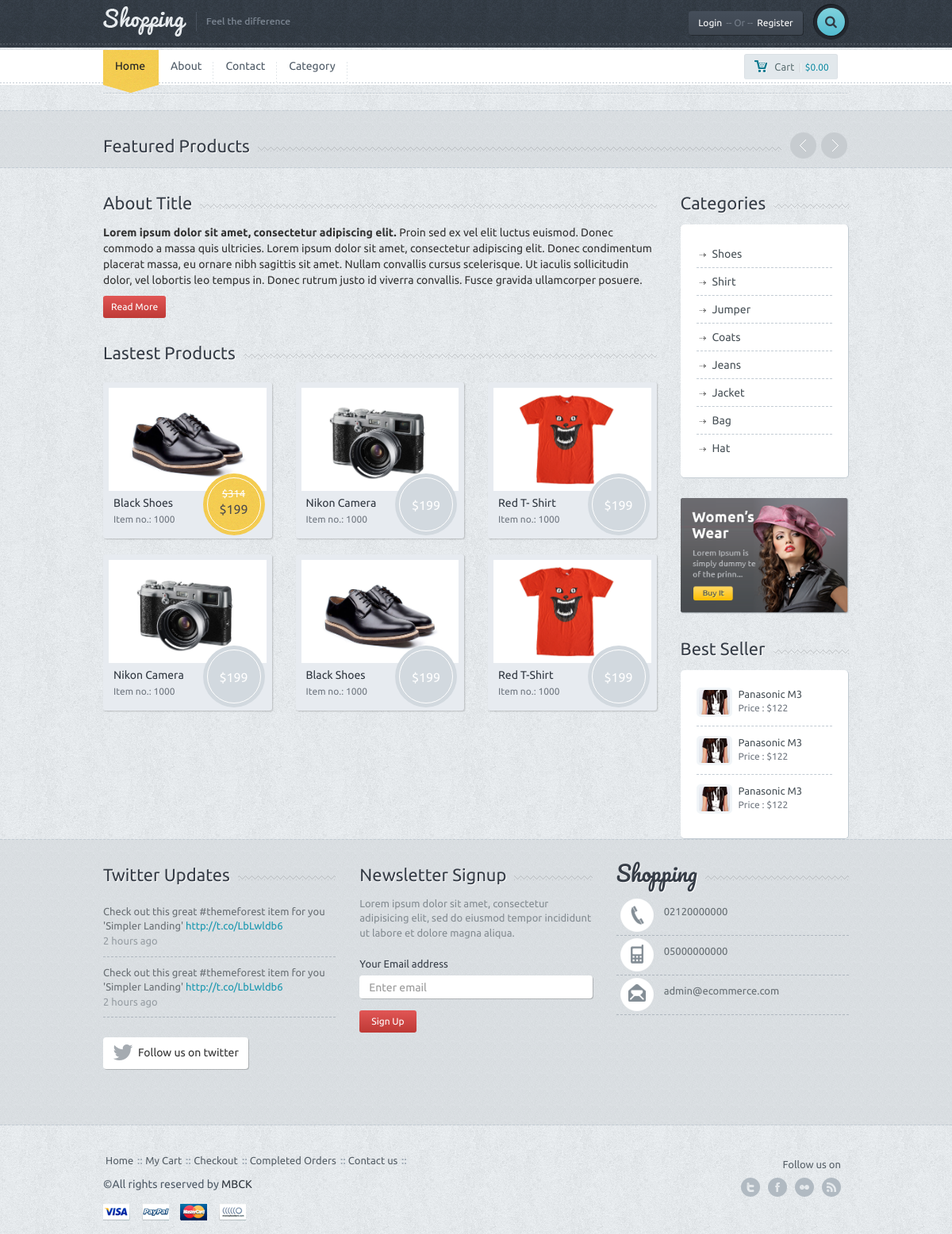
Before: / with the older database file.
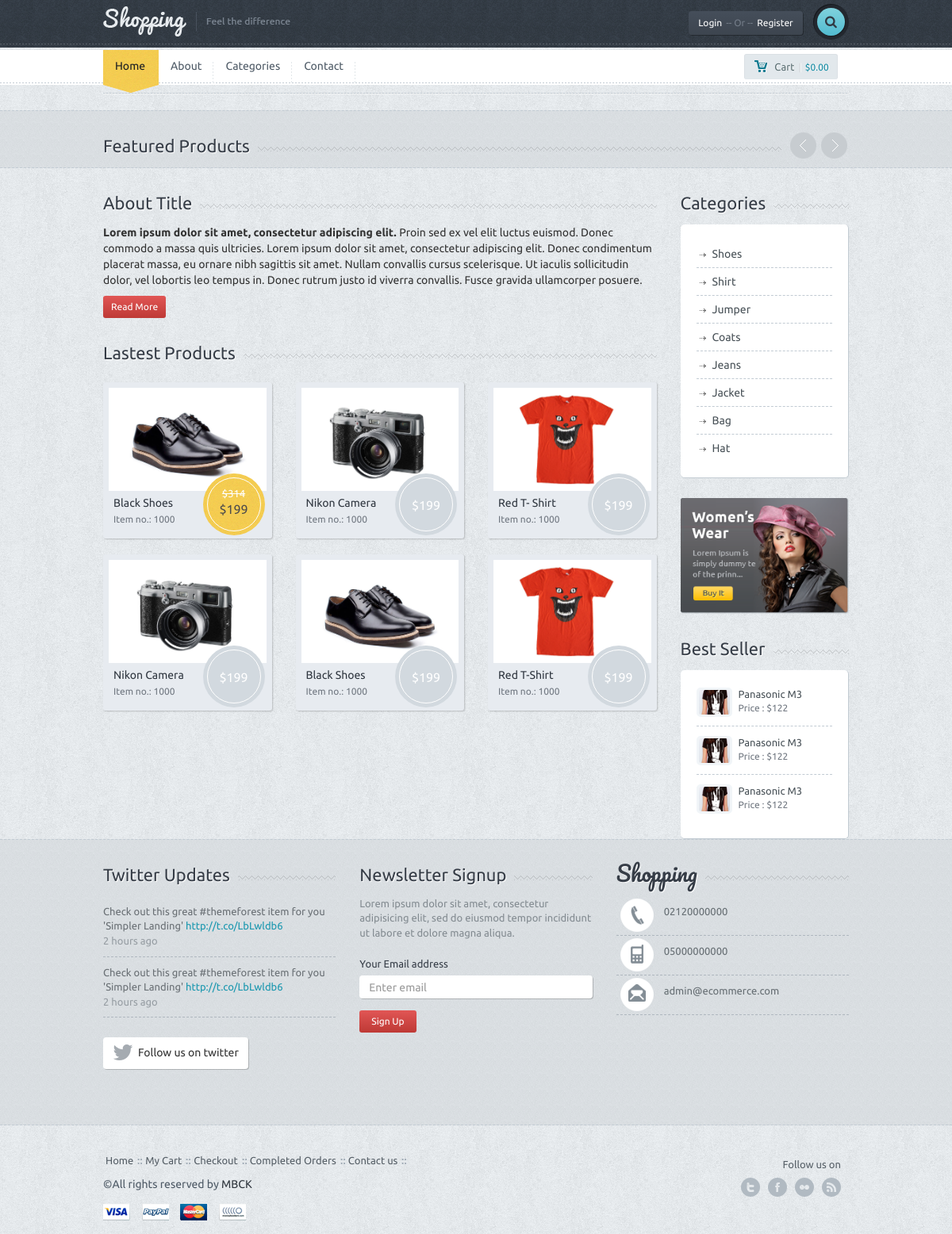
After: the same page with the newer database file.
### tables this page shows
CREATE TABLE `menu` (
  `menu_id` int(11) NOT NULL,
  `menu_top` varchar(50) NOT NULL,
  `menu_name` varchar(100) NOT NULL,
  `menu_detail` text NOT NULL,
  `menu_url` varchar(250) NOT NULL,
  `menu_order` int(2) NOT NULL,
  `menu_status` enum('0','1') NOT NULL,
  `menu_seourl` varchar(250) NOT NULL
);

CREATE TABLE `categories` (
  `category_id` int(11) NOT NULL,
  `category_name` varchar(100) NOT NULL,
  `category_top` int(2) NOT NULL,
  `category_seourl` varchar(250) NOT NULL,
  `category_order` int(2) NOT NULL,
  `category_status` enum('0','1') NOT NULL DEFAULT '1'
);

### admin/production/function.php (called while the page is built, shortened)
<?php
function seo($str, $options = array())
{
    $str = mb_convert_encoding((string)$str, 'UTF-8', mb_list_encodings());
    $defaults = array(
        'delimiter' => '-',
        'limit' => null,
        'lowercase' => true,
        'replacements' => array(),
        'transliterate' => true
    );
    $options = array_merge($defaults, $options);
    $str = preg_replace(array_keys($options['replacements']), $options['replacements'], $str);
    if ($options['transliterate']) {
        $str = str_replace(array_keys($char_map), $char_map, $str);
    }
    $str = preg_replace('/[^\p{L}\p{Nd}]+/u', $options['delimiter'], $str);
    $str = preg_replace('/(' . preg_quote($options['delimiter'], '/') . '){2,}/', '$1', $str);
    $str = mb_substr($str, 0, ($options['limit'] ? $options['limit'] : mb_strlen($str, 'UTF-8')), 'UTF-8');
    $str = trim($str, $options['delimiter']);
    return $options['lowercase'] ? mb_strtolower($str, 'UTF-8') : $str;
}
?>

### index.php (the view, shortened to what the changed rows need)
<?php
require_once 'header.php';
?>
		<?php require_once 'slider.php'; ?>
	<div class="container">
		<div class="row">
			<?php require_once 'sidebar.php'; ?>
		</div>
	</div>
<?php
require_once 'footer.php';
?>

### header.php (shortened to what the changed rows need)
<?php
    require_once 'admin/system/connect.php';
	require_once 'admin/production/function.php';
?>
<!DOCTYPE html>
<html lang="en">
  <head>
	<link href='font-awesome\css\font-awesome.css' rel="stylesheet" type="text/css">
    <link href="bootstrap\css\bootstrap.min.css" rel="stylesheet">
	<link rel="stylesheet" href="style.css">
	<link rel="stylesheet" type="text/css" href="js\product\jquery.fancybox.css?v=2.1.5" media="screen">
	<link rel="stylesheet" href="css\owl.carousel.css">
	<link rel="stylesheet" href="css\owl.transitions.css">
  </head>
  <body>
  <div id="wrapper">
	<div class="main-nav">
		<div class="navbar navbar-default navbar-static-top">
			<div class="container">
				<div class="row">
					<div class="col-md-10">
						<div class="navbar-collapse collapse">
							<ul class="nav navbar-nav">
								<?php
									$menucontrol=$db->prepare("SELECT * FROM menu where menu_status=:mstatus order by menu_order ASC limit 5");
									$menucontrol->execute(
										[
											'mstatus' => 1
										]
									);
									while($menubring=$menucontrol->fetch(PDO::FETCH_ASSOC)) {
								?>
									<li><a href="<?php if(!empty($menubring['menu_url'])) { echo $menubring['menu_url']; } else { echo "page-".seo($menubring['menu_name']);} ?>"><?php echo $menubring['menu_name']?></a></li>
								<?php } ?>
							</ul>
						</div>
					</div>
				</div>
			</div>
		</div>
	</div>

### sidebar.php (shortened to what the changed rows need)
<div class="col-md-3">
				<div class="categorybox">
					<ul>
						<?php
							$categorycontrol=$db->prepare("SELECT * FROM categories order by category_order ASC");
							$categorycontrol->execute();
							while($categorybring=$categorycontrol->fetch(PDO::FETCH_ASSOC)) {
						?>
						<li><a href="category-<?=seo($categorybring["category_name"])?>"><?php echo $categorybring['category_name'] ?></a></li>
						<?php } ?>
					</ul>
				</div>
			</div>

Changed rows visible on the page:
changed menu: menu_name "Category" → "Categories"; moves up the list
